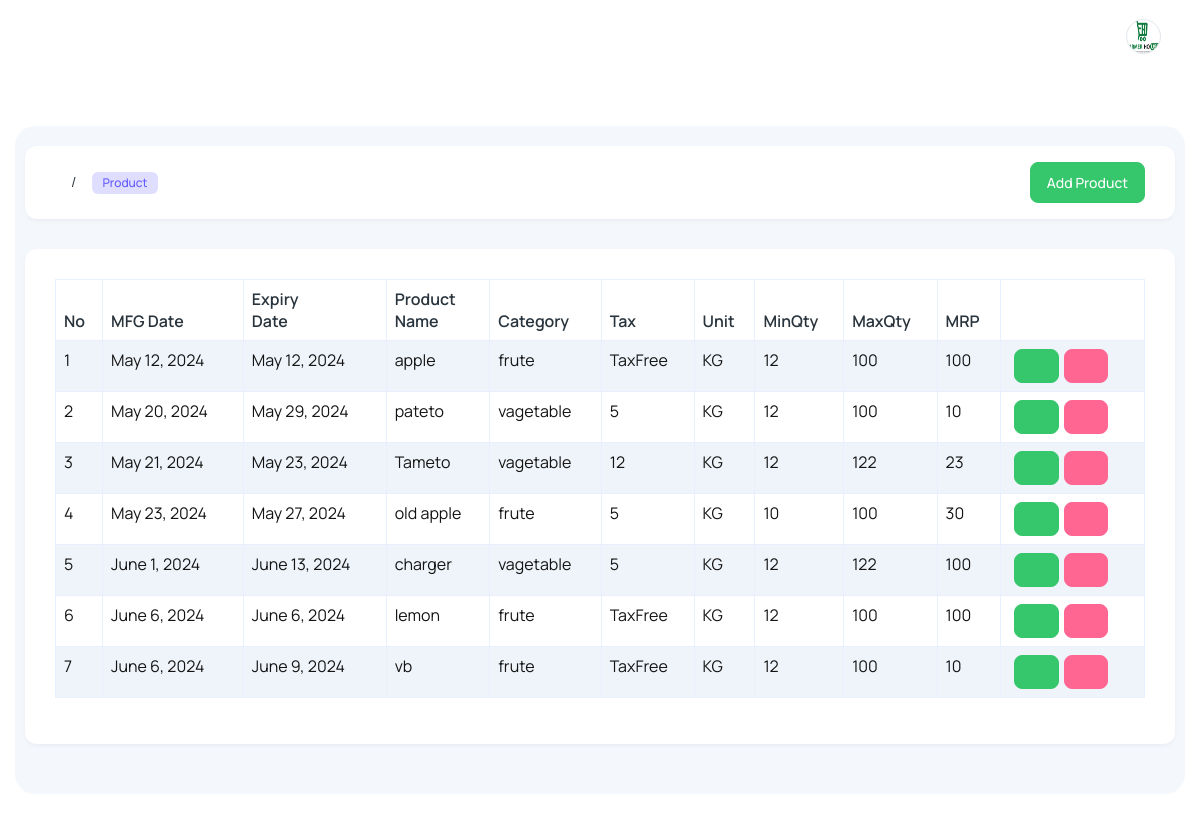
The app's page /Product (signed in), older data.
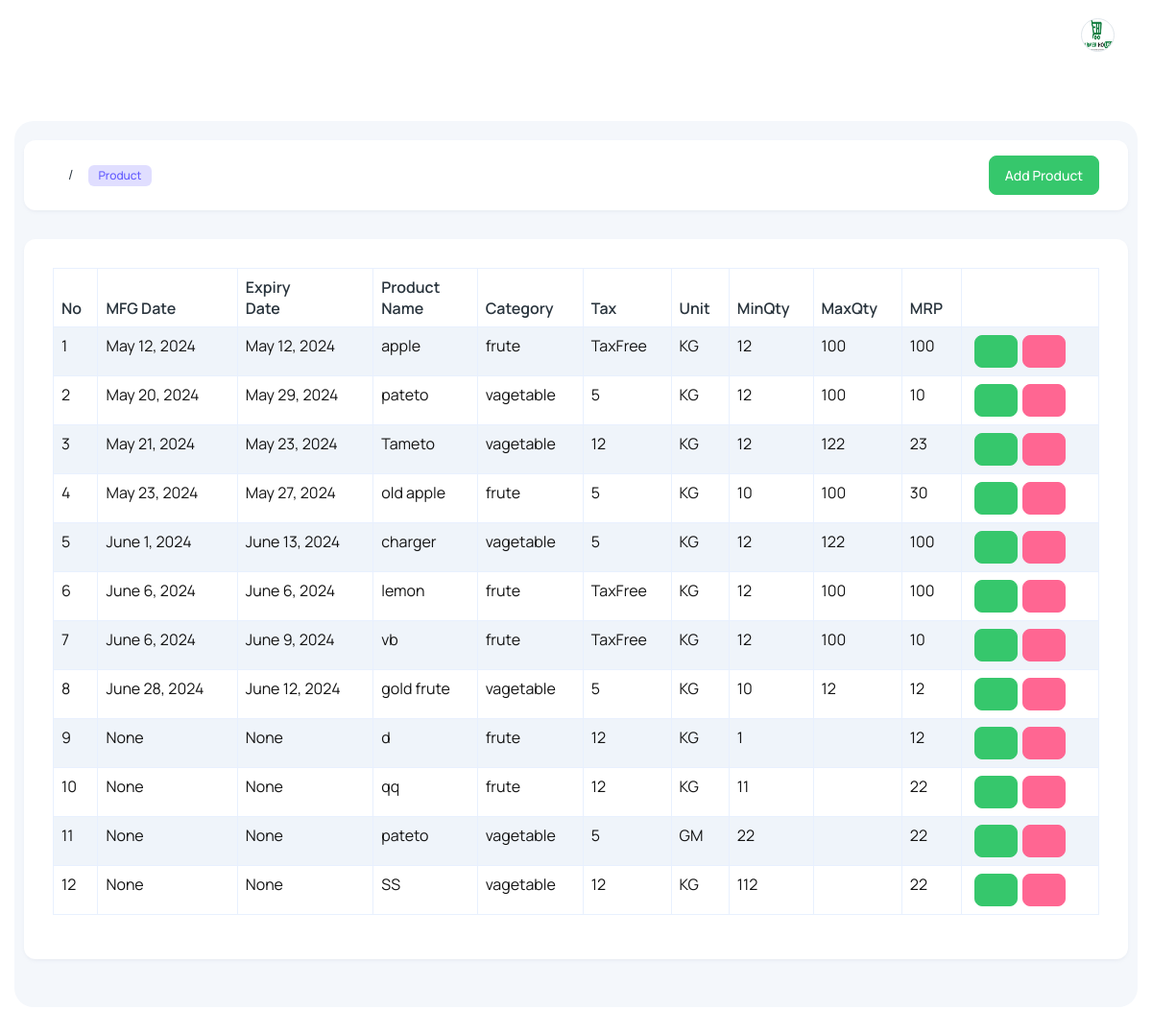
The same page, newer data.
### main/models.py (models this page shows)
class ProductModel(models.Model):
    user = models.CharField(max_length=100,null=True, blank=True)
    ProductName = models.CharField(max_length=100)
    Category = models.CharField(max_length=100,null=True, blank=True)
    Tax = models.CharField(max_length=100)
    Unit = models.CharField(max_length=100)
    MinQty = models.CharField(max_length=100,blank=True)
    MaxQty = models.CharField(max_length=100,blank=True)
    BarcodeNo = models.CharField(max_length=100,blank=True)
    HSNCode = models.CharField(max_length=100,blank=True)
    MRP = models.CharField(max_length=100,blank=True)
    MFGDate = models.DateField(null=True, blank=True)
    ExpiryDate = models.DateField(null=True, blank=True)

### main/views.py (the view)
# urls.py: path('Product',views.Product,name='Product'),
@login_required(login_url='Login')
def Product(request):
    if is_admin(request.user):
        data=ProductModel.objects.filter(user=request.user)
        return render(request,'admin/product.html',{'data':data})
    if is_user(request.user):
        data=ProductModel.objects.filter(user=request.user)
        return render(request,'product.html',{'data':data})

### main/views.py (called while the page is built)
def is_admin(user):
    data=User.objects.filter(is_superuser=True)
    for i in data:
        if str(i.username) == str(user):
            return True

### main/templates/admin/product.html (shortened to what this page needs)
﻿{% extends 'admin/main.html' %}
{% load static %}
{% block content %}
<div class="body-wrapper">
  <div class="container-fluid">
    <div class="card card-body py-3">
      <div class="row align-items-center">
        <div class="col-12">
          <div class="d-flex align-items-center justify-space-between">
            <nav aria-label="breadcrumb" class="">
              <ol class="breadcrumb">
                <li class="breadcrumb-item" aria-current="page">
                  <span class="badge fw-medium fs-2 bg-primary-subtle text-primary">
                    Product
                  </span>
                </li>
              </ol>
            </nav>
            <nav aria-label="breadcrumb" class="ms-auto">
              <ol class="breadcrumb">
                <a href="AddProduct" class="btn btn-success">Add Product</a>
              </ol>
            </nav>
          </div>
        </div>
      </div>
    </div>
    <div class="datatables">
      <div class="card">
        <div class="card-body">
          <div class="table-responsive">
            <table id="file_export" style="width: 100%;overflow:auto;" class="table table-striped table-bordered display text-nowrap">
              <thead>
                <tr>
                  <th class="p-2">No</th>
                  <th class="p-2">MFG Date</th>
                  <th class="p-2">Expiry <br> Date</th>
                  <th class="p-2">Product <br> Name</th>
                  <th class="p-2">Category</th>
                  <th class="p-2">Tax</th>
                  <th class="p-2">Unit</th>
                  <th class="p-2">MinQty</th>
                  <th class="p-2">MaxQty</th>
                  <th class="p-2">MRP</th>
                  <th class="p-2"></th>
                </tr>
              </thead>
              <tbody>
                {% for i in data %}
                <tr>
                  <td class="p-2">{{forloop.counter}}</td>
                  <td class="p-2">{{i.MFGDate}}</td>
                  <td class="p-2">{{i.ExpiryDate}}</td>
                  <td class="p-2">{{i.ProductName}}</td>
                  <td class="p-2">{{i.Category}}</td>
                  <td class="p-2">{{i.Tax}}</td>
                  <td class="p-2">{{i.Unit}}</td>
                  <td class="p-2">{{i.MinQty}}</td>
                  <td class="p-2">{{i.MaxQty}}</td>
                  <td class="p-2">{{i.MRP}}</td>
                  <td class="p-2">
                    <a class="btn btn-success mr-3" href="/EditProduct/{{i.id}}" style="margin-left: 5px;"><i class='ti ti-pencil'></i></a><a href="/DeleteProduct/{{i.id}}" style="margin-left: 5px;" class="btn btn-danger"><i class='ti ti-trash'></i></a>
                  </td>
                </tr>
                {% endfor %}
              </tbody>
            </table>
          </div>
        </div>
      </div>
    </div>
  </div>
</div>
{% endblock content %}

Row changes from the older to the newer data that the page shows:
added ProductModel: MFGDate "June 28, 2024", ExpiryDate "June 12, 2024", ProductName "gold frute", Category "vagetable", Tax "5", Unit "KG", MinQty "10", MaxQty "12", MRP "12"
added ProductModel: MFGDate "None", ExpiryDate "None", ProductName "d", Category "frute", Tax "12", Unit "KG", MinQty "1", MRP "12"
added ProductModel: MFGDate "None", ExpiryDate "None", ProductName "qq", Category "frute", Tax "12", Unit "KG", MinQty "11", MRP "22"
added ProductModel: MFGDate "None", ExpiryDate "None", ProductName "pateto", Category "vagetable", Tax "5", Unit "GM", MinQty "22", MRP "22"
added ProductModel: MFGDate "None", ExpiryDate "None", ProductName "SS", Category "vagetable", Tax "12", Unit "KG", MinQty "112", MRP "22"
